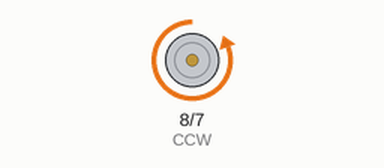
Simulated run of this sketch. Board: Arduino Uno, built with avr-gcc and run on an emulated ATmega328P. Parts: motor-driver pin pairs drawn as motors (green arrow = first pin HIGH = forward, orange = second pin HIGH = backward, longer = more drive).

Above: at 0.4 s.
Timing chart, 0 to 3.7 s (numbered marks = the images above):
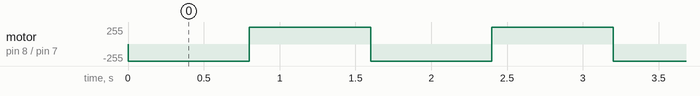

Measured:
- by itself, motor on pin 8 (CCW) / pin 7 (CW): alternates forward 255/255 for 0.80 s and backward 255/255 for 0.80 s

The sketch:

Motor_control.ino
```cpp
#define CW 7 //CW is defined as pin #7//
#define CCW 8 //CCW is defined as pin #8//


void setup() { //Setup runs once//

  pinMode(CW, OUTPUT); //Set CW as an output//
  pinMode(CCW, OUTPUT); //Set CCW as an output//

}

void loop() { //Loop runs forever//
  digitalWrite(CW,HIGH); //Motor runs clockwise//
  delay(800);            //for 1 second//
  digitalWrite(CW, LOW); //Motor stops//
  digitalWrite(CCW, HIGH);//Motor runs counter-clockwise//
  delay(800);            //For 1 second//
  digitalWrite(CCW, LOW); //Motor stops//
  }
```
